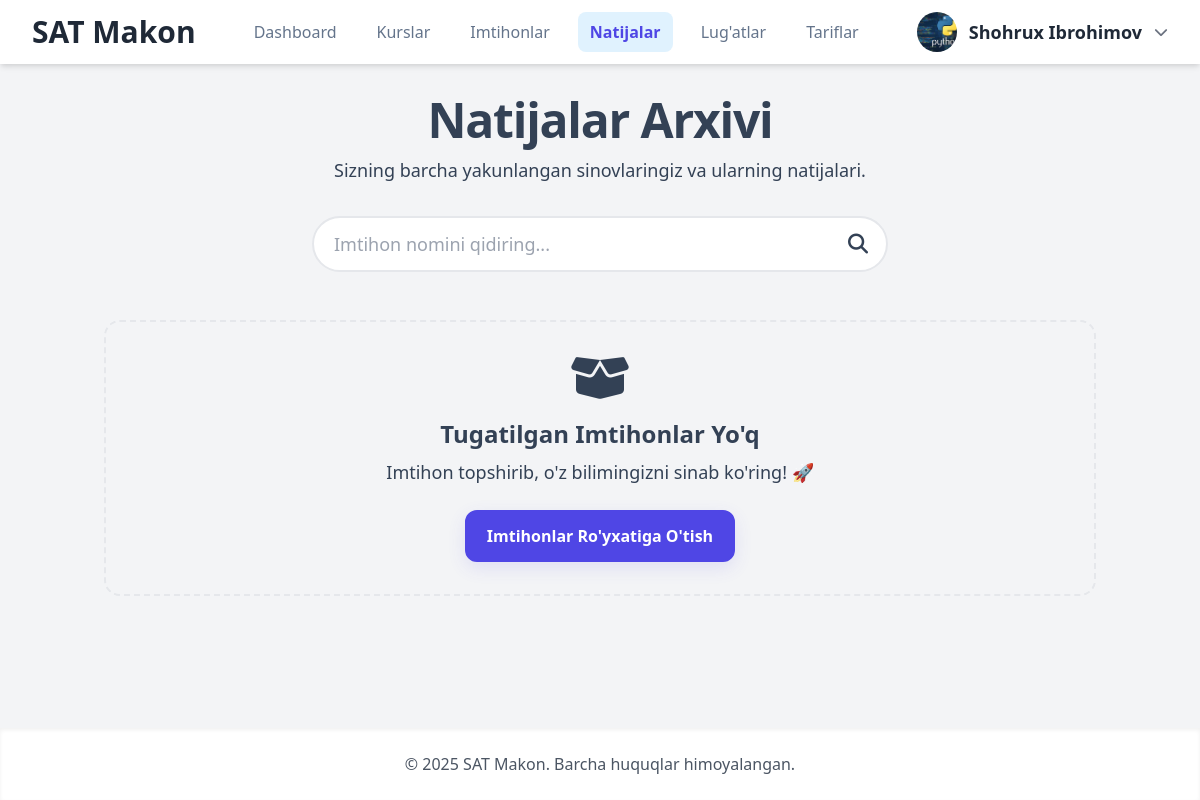
The app's page /edu-pro/completed-exams/ (signed in) with its own data.
### Mock/models.py (models this page shows, shortened)
class CustomUser(AbstractUser):
    first_name = None
    last_name = None
    full_name = models.CharField(max_length=255, verbose_name="To'liq ism (F.I.Sh)")
    email = models.EmailField(unique=True, verbose_name="Elektron pochta")
    phone_number = models.CharField(max_length=20, unique=True, null=True, blank=True, verbose_name="Telefon raqami")
    center = models.ForeignKey(
        Center,
        on_delete=models.SET_NULL,
        null=True,
        blank=True,
        related_name='members',
        verbose_name="O'quv Markazi"
    )
    ROLE_CHOICES = [
        ('student', "O'quvchi"),
        ('teacher', "O'qituvchi"),
        ('center_admin', "Markaz Admini"),
        ('admin', "Platforma Super Admini"),
    ]
    role = models.CharField(max_length=20, choices=ROLE_CHOICES, default='student', verbose_name="Foydalanuvchi roli")
    profile_picture = models.ImageField(upload_to='profile_pics/', null=True, blank=True, verbose_name="Profil rasmi")
    bio = models.TextField(max_length=500, blank=True, verbose_name="O'zi haqida")
    ability = models.FloatField(default=0.0, verbose_name="Foydalanuvchi qobiliyati (Rasch)")
    teacher = models.ForeignKey(
        'self',
        on_delete=models.SET_NULL,
        null=True,
        blank=True,
        limit_choices_to=models.Q(role='teacher') | models.Q(role='center_admin'),
        related_name='students',
        verbose_name="Biriktirilgan Ustoz/Admin"
    )
    is_approved = models.BooleanField(default=True, verbose_name="Tasdiqlangan")
    is_banned = models.BooleanField(default=False, verbose_name="Bloklangan")
    USERNAME_FIELD = 'username'
    REQUIRED_FIELDS = ['email', 'full_name']
    def get_full_name(self):
        return self.full_name.strip()
    class Meta:
        verbose_name = "Foydalanuvchi"
        verbose_name_plural = "Foydalanuvchilar"

### Mock/views.py (the view, shortened to what this page needs)
# urls.py: path('<slug:slug>/completed-exams/', views.completed_exams_view, name='completed_exams'),
@login_required(login_url='login')
def completed_exams_view(request, slug):
    center = get_object_or_404(Center, slug=slug)
    if request.user.center is None or request.user.center != center:
        messages.error(request, "Bu sahifaga kirish huquqingiz yo‘q.")
        return redirect('index')
    user = request.user
    completed_exam_ids = UserAttempt.objects.filter(
        user=user, is_completed=True, exam__center=center
    ).values_list('exam_id', flat=True).distinct()
    exam_results = []
    top_results = sorted(
        exam_results,
        key=lambda x: x['latest_attempt'].completed_at if x['latest_attempt'] and x['latest_attempt'].completed_at else timezone.datetime.min,
        reverse=True
    )
    recent_results = top_results[:3]
    context = {
        'center': center,
        'top_results': top_results,
        'recent_results': recent_results,
        'total_exams_count': len(top_results),
    }
    return render(request, 'student/completed_exams.html', context)

### Mock/context_processors.py (called while the page is built)
def global_context(request):
    default_name = "SAT Makon"
    context = {
        'CENTER_NAME': default_name,
        'center': None,
        'CENTER_SLUG': None,
    }
    if request.user.is_authenticated:
        user = request.user
        if hasattr(user, 'center') and user.center:
            current_center = user.center
            context['center'] = current_center
            context['CENTER_SLUG'] = current_center.slug
            context['CENTER_NAME'] = current_center.name
        if user.is_superuser:
            context['CENTER_NAME'] = default_name
            context['center'] = None
            context['CENTER_SLUG'] = None
    return context

### Mock/templates/student/completed_exams.html (shortened to what this page needs)
{% extends 'base.html' %}
{% load static %}
{% block content %}
<div class="container mx-auto px-4 py-4 md:py-4 data-center-slug="{{ center.slug }}">
    <div class="text-center mb-10 md:mb-12">
        <h1 class="text-3xl sm:text-4xl lg:text-5xl font-extrabold text-slate-800 tracking-tight">
            Natijalar Arxivi
        </h1>
        <p class="mt-3 text-base sm:text-lg text-slate-600 max-w-3xl mx-auto">Sizning barcha yakunlangan sinovlaringiz va ularning natijalari.</p>
        <div class="mt-8 max-w-xl mx-auto">
            <div class="relative">
                <input type="text" id="exam-search-input" placeholder="Imtihon nomini qidiring..."
                    class="w-full pl-5 pr-12 py-3 text-lg border-2 border-slate-200 rounded-full
                        focus:ring-2 focus:ring-success-500 focus:border-success-500 transition">
                <div class="absolute inset-y-0 right-0 flex items-center pr-5 pointer-events-none">
                </div>
            </div>
        </div>
    </div>
    {% if not top_results and not recent_results %}
        <div class="col-span-full text-center mt-12 p-8 bg-slate-50 rounded-2xl border-2 border-dashed">
            <i class="fas fa-box-open text-5xl text-slate-400 mb-4"></i>
            <h3 class="text-2xl font-bold text-slate-700">Tugatilgan Imtihonlar Yo'q</h3>
            <p class="text-lg text-slate-500 mt-2">Imtihon topshirib, o'z bilimingizni sinab ko'ring! 🚀</p>
            <a href="{% url 'all_exams' center.slug %}" class="btn btn-primary mt-6 inline-block">Imtihonlar Ro'yxatiga O'tish</a>
        </div>
    {% endif %}
</div>
{% endblock %}

### Mock/templates/header.html (shortened to what this page needs)
{% load static i18n %}
<header class="bg-white shadow-md sticky top-0 z-50">
    <div class="container max-w-7xl mx-auto px-4 sm:px-6 lg:px-8">
        <div class="flex items-center justify-between h-16">
            <div class="flex-shrink-0">
                <a href="{% url 'index' %}" class="text-3xl font-bold text-gray-800">{{ CENTER_NAME }}</a>
            </div>
            <nav class="hidden md:flex md:items-center md:space-x-2 lg:space-x-4">
                {% if user.is_authenticated and user.role == 'student' %}
                <a href="{% url 'dashboard' slug=request.user.center.slug %}" class="nav-link {% if request.resolver_match.url_name == 'dashboard' %}active{% endif %}">Dashboard</a>
                <a href="{% url 'all_courses' center.slug %}" class="nav-link ">Kurslar</a>
                <a href="{% url 'all_exams' center.slug %}" class="nav-link {% if request.resolver_match.url_name == 'all_exams' %}active{% endif %}">Imtihonlar</a>
                <a href="{% url 'completed_exams' center.slug %}" class="nav-link {% if request.resolver_match.url_name == 'completed_exams' %}active{% endif %}">Natijalar</a>
                <a href="{% url 'my_flashcards' center.slug %}" class="nav-link {% if request.resolver_match.url_name == 'my_flashcards' %}active{% endif %}">Lug'atlar</a>
                <a href="{% url 'price' center.slug %}" class="nav-link {% if request.resolver_match.url_name == 'price' %}active{% endif %}">Tariflar</a>
                {% elif user.is_authenticated and user.role == 'admin' %}
                <a href="{% url 'center_list' %}" class="nav-link {% if request.resolver_match.url_name == 'center_list' %}active{% endif %}">O'quv markazlar</a>
                {% endif %}
            </nav>
            <div class="flex items-center space-x-4">
                {% if user.is_authenticated %}
                <div class="hidden md:block relative">
                    <button id="dropdownButton" class="flex items-center space-x-3 focus:outline-none">
                        {% if user.profile_picture %}
                            <img class="h-10 w-10 rounded-full object-cover" src="{{ user.profile_picture.url }}" alt="Profil rasmi">
                        {% else %}
                            <span class="h-10 w-10 rounded-full bg-blue-500 flex items-center justify-center text-white font-bold text-lg">
                                {{ user.username|first|upper }}
                            </span>
                        {% endif %}
                        <span class="font-semibold text-lg text-gray-800">{{ user.get_full_name|default:user.username }}</span>
                        <i class="fas fa-chevron-down text-gray-500 text-sm"></i>
                    </button>
                </div>
                {% else %}
                <div class="hidden md:block">
                       <a href="{% url 'login' %}" class="nav-link"><i class="fa-brands fa-telegram mr-1"></i> Kirish</a>
                </div>
                {% endif %}
            </div>
        </div>
    </div>
</header>

### Mock/static/css/custom.css (style rules this page uses)
:root { --primary-color: #4f46e5; --secondary-color: #0ea5e9; --success-color: #10b981; --danger-color: #ef4444; --slate-text: #334155; --slate-light: #64748b; --slate-bg: #f8fafc; --card-bg: #ffffff; --card-border: #eef2ff; --card-shadow: 0 4px 6px -1px rgb(0 0 0 / 0.05), 0 2px 4px -2px rgb(0 0 0 / 0.06); --card-shadow-hover: 0 10px 15px -3px rgb(0 0 0 / 0.07), 0 4px 6px -2px rgb(0 0 0 / 0.05); }
body { background-color: var(--slate-bg); color: var(--slate-text); font-family: 'Inter', sans-serif; -webkit-font-smoothing: antialiased; -moz-osx-font-smoothing: grayscale; }
.btn { font-weight: 600; padding: 0.75rem 1.25rem; border-radius: 0.75rem; transition: all 0.2s ease-in-out; text-align: center; display: inline-flex; align-items: center; justify-content: center; gap: 0.5rem; cursor: pointer; border: 2px solid transparent; white-space: nowrap; text-decoration: none; }
.btn-primary, a.btn-primary { background-color: var(--primary-color); border-color: var(--primary-color); color: white; box-shadow: 0 6px 18px rgba(79, 70, 229, 0.12); }
.nav-link, .mobile-nav-link { display: block; padding: 0.5rem 0.75rem; border-radius: 0.5rem; font-weight: 500; color: var(--slate-light); transition: all 0.2s ease; text-decoration: none; white-space: nowrap; }
.nav-link.active, .mobile-nav-link.active { background-color: #e0f2fe; color: var(--primary-color); font-weight: 600; }

### records on screen
CustomUser: profile_picture (picture), get_full_name "Shohrux Ibrohimov"

### other values on screen
{{ CENTER_NAME }} "SAT Makon"
